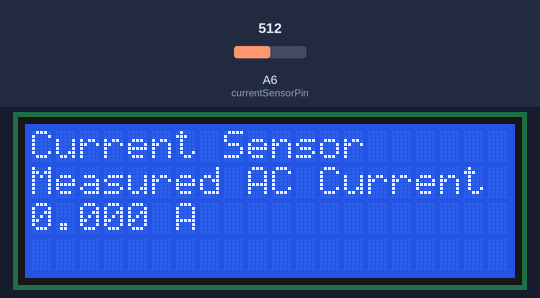
A sketch run on a simulated Arduino Nano, built with avr-gcc and run on an emulated ATmega328P. Shown: 20×4 character LCD. The inputs (shaded band) are chosen by the test bench; at power-on: A6 (currentSensorPin) = 512. What the sketch prints to the serial monitor is not drawn.

Above: at 2.4 s.
2.5 s: A6 (currentSensorPin) set to 716
At 3.5 s:
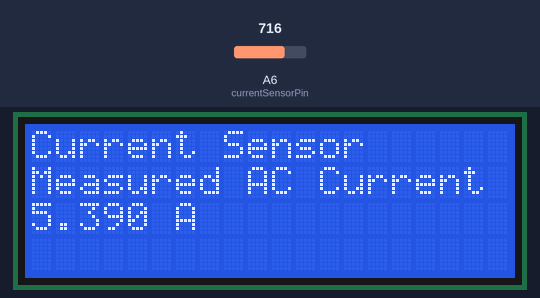
4.5 s: A6 (currentSensorPin) set to 900
At 6.8 s:
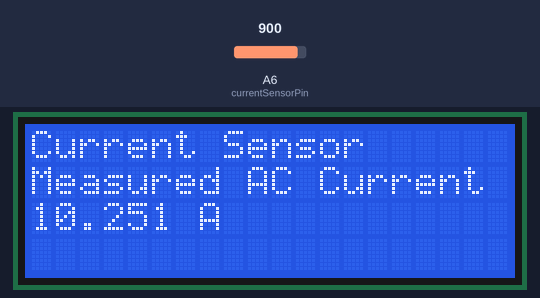
7.3 s: A6 (currentSensorPin) set to 1023
At 9.1 s:
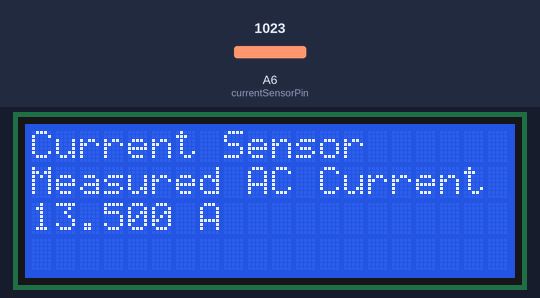
Timing chart, 0 to 10.6 s (numbered marks = the images above; inputs shaded):
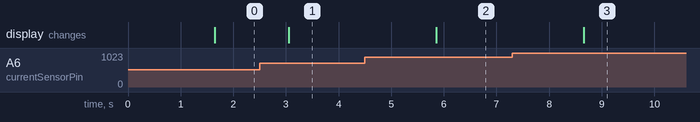

The sketch:

Ardiuno_Current_Sensor_LCD.ino
```cpp
#include <Wire.h>
#include <LiquidCrystal_I2C.h>
#include <math.h>

LiquidCrystal_I2C lcd(0x27, 20, 4);

const int currentSensorPin = A6;
const float sensitivity = 0.185;
float vRef = 2.5;

void setup() {
  Serial.begin(9600);
  lcd.init();
  lcd.backlight();

  lcd.setCursor(0, 0);
  lcd.print("Current Sensor");

  lcd.setCursor(0, 1);
  lcd.print("Measured AC Current");

  delay(1000);
  vRef = calibrateZeroCurrent(currentSensorPin);
}

void loop() {
  const int sampleCount = 1000;
  float voltage, total = 0;

  for (int i = 0; i < sampleCount; i++) {
    int adc = analogRead(currentSensorPin);
    voltage = (adc * 5.0) / 1023.0;
    float centered = voltage - vRef;
    total += centered * centered;
    delayMicroseconds(200);
  }

  float rms = sqrt(total / sampleCount);
  float current = rms / sensitivity;

  Serial.print("Measured AC Current: ");
  Serial.print(current, 3);
  Serial.println(" A");

  lcd.setCursor(0, 2);
  lcd.print("                    ");
  lcd.setCursor(0, 2);
  lcd.print(current, 3);
  lcd.print(" A");

  delay(1000);
}

float calibrateZeroCurrent(int pin) {
  long sum = 0;
  const int readings = 500;
  for (int i = 0; i < readings; i++) {
    sum += analogRead(pin);
    delayMicroseconds(200);
  }
  float avg = sum / (float)readings;
  float voltage = avg * (5.0 / 1023.0);
  return voltage;
}
```

Measured:
- after the input at 2.5 s, the display: changes after 0.55 s (image 1)
- after the input at 4.5 s, the display: changes after 1.4 s (image 2)
- after the input at 7.3 s, the display: changes after 1.4 s (image 3)
